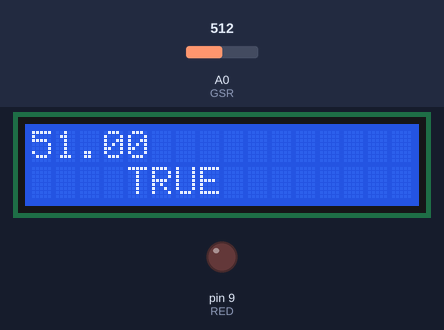
A sketch run on a simulated Arduino Uno, built with avr-gcc and run on an emulated ATmega328P. Shown: 16×2 character LCD, output pins drawn as LEDs (lit = HIGH). The test bench sets the inputs (shaded band); at power-on: A0 (GSR) = 512. Pins used as bus, display or sensor lines are not drawn; what the sketch prints to the serial monitor is not drawn.

Above: at 5.9 s.
6.0 s: A0 (GSR) set to 530
At 6.7 s:
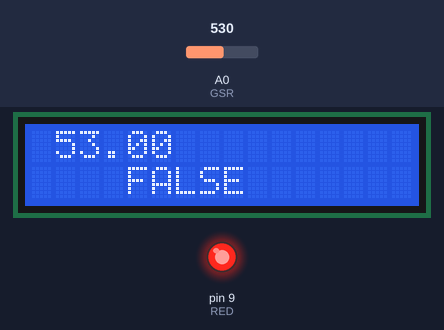
9.0 s: A0 (GSR) set to 716
At 10.4 s:
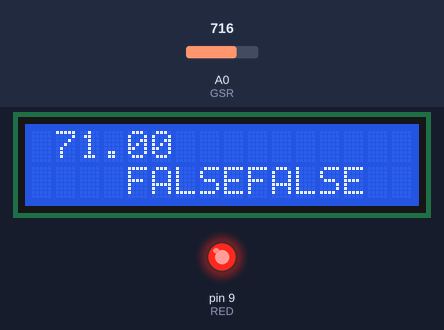
11.5 s: A0 (GSR) set to 900
At 14.0 s:
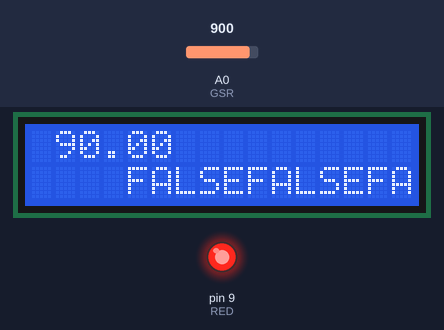
14.5 s: A0 (GSR) set to 511
At 16.2 s:
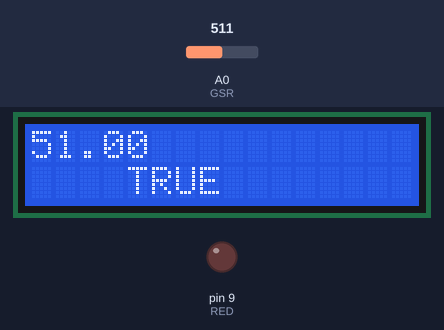
Timing chart, 0 to 17.7 s (numbered marks = the images above; inputs shaded):
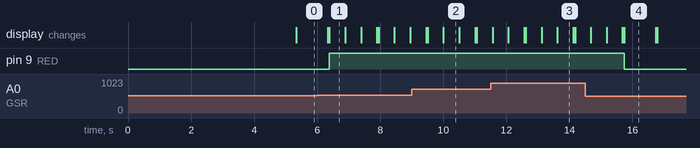

Measured:
- the behaviour switches between 519 and 520 on A0 (GSR) (found by bisection; images 0 and 1)
- after the input at 6.0 s, pin 9 (RED): LOW → HIGH after 0.39 s; the display: first differs from a run without the input after 0.39 s (image 1)
- after the input at 14.5 s, pin 9 (RED): HIGH → LOW after 1.2 s; the display: first differs from a run without the input after 1.2 s (image 4)
- what the display in image 1 shows lasts 0.5 s, from 6.4 s to 6.9 s
- what the display in image 4 shows lasts 1.0 s, from 15.7 s to 16.7 s

The sketch:

gsr.ino
```cpp
#define BLUE 11
#define GREEN 10
#define RED 9

#include <LiquidCrystal.h>
LiquidCrystal LCD(4,6,10,11,12,13); // (RS, E, DB4,DB5,DB6,DB7)

const int GSR=A0;
float sensorValue=0; // 센서가 측정한 날 것의 전기전도도 값
float gsr_average = 0; // 50ms에 한번씩 도출할 수 있는 평균값으로, 이를 일반적인 측정값으로 취급할 것이다.

void setup(){
  pinMode(RED, OUTPUT);
  pinMode(GREEN, OUTPUT);
  pinMode(BLUE, OUTPUT);

  digitalWrite(RED, LOW);
  digitalWrite(GREEN, LOW);
  digitalWrite(BLUE, LOW);
  LCD.begin(16, 2);
  Serial.begin(9600);
}

void loop(){
  static float standard = 0; // 5초 동안의 gsr_average 값들의 평균값으로, 101번째 loop부터 참/거짓 판별의 기준이 된다.
  static int cycle = 1; // 몇번째 loop를 돌고 있는지 체크하는 값이다. 100번째 loop가 끝나기 직전에, standard를 계산한다.
  static float total = 0; // 5초 동안의 gsr_average 값들의 총합이다. 100번째 loop가 끝나기 직전에, standard를 계산한다.

  float sum=0;
  for(int i=0;i<10;i++)           // 오차를 줄이기 위해 10개의 측정값의 평균을 구한다.
      {
      sensorValue=analogRead(GSR) / 10; // 측정값을 할당
      sum += sensorValue; // for문을 다 돌게 되면, sum에 10개의 측정값의 합이 할당된다.
      delay(5); // 5ms마다 한번씩 for loop를 돌게 된다.
      }
  gsr_average = sum/10; // 10개의 측정값의 평균값이므로, 이 값은 50ms에 한번씩 출력된다.

  if(cycle > 100){ // 5초가 지나서 참/거짓 판별을 해야 한다.
      if(gsr_average > 1.005 * standard || gsr_average < 0.995 * standard){
        // 기준치로부터 30퍼센트 이상 벗어났을 때, 거짓으로 판정
        // LED 빨간불 켠다.
        analogWrite(RED, 255);
        analogWrite(GREEN, 0);
        LCD.setCursor(1,0);
        LCD.print(gsr_average);
        LCD.setCursor(4,1);
        LCD.print("FALSE");
        delay(500);
        LCD.print("FALSE");
        delay(500);
        LCD.print("FALSE");
        delay(500);
        LCD.clear();
      }
      else{ // 기준치로부터 크게 벗어나지 않았으므로, 참으로 판정
        // LED 초록불 켠다.
        analogWrite(RED, 0);
        analogWrite(GREEN, 255);
        LCD.print(gsr_average);
        LCD.setCursor(4,1);
        LCD.print("TRUE");
        delay(1000);
        LCD.clear();
      }
  }

   total = total + gsr_average; // 101번째 loop부터는 standard 계산이 불필요

   Serial.println(gsr_average); // 구한 평균값을 출력한다.
   Serial.println(standard);

   if(cycle == 100){ // 100번째 loop를 돌아, 5초가 지났으므로 standard 값을 계산한다.
      standard = total / cycle;
   }
   cycle++; // loop가 한번 돌 때마다 1을 더한다.
}
```
